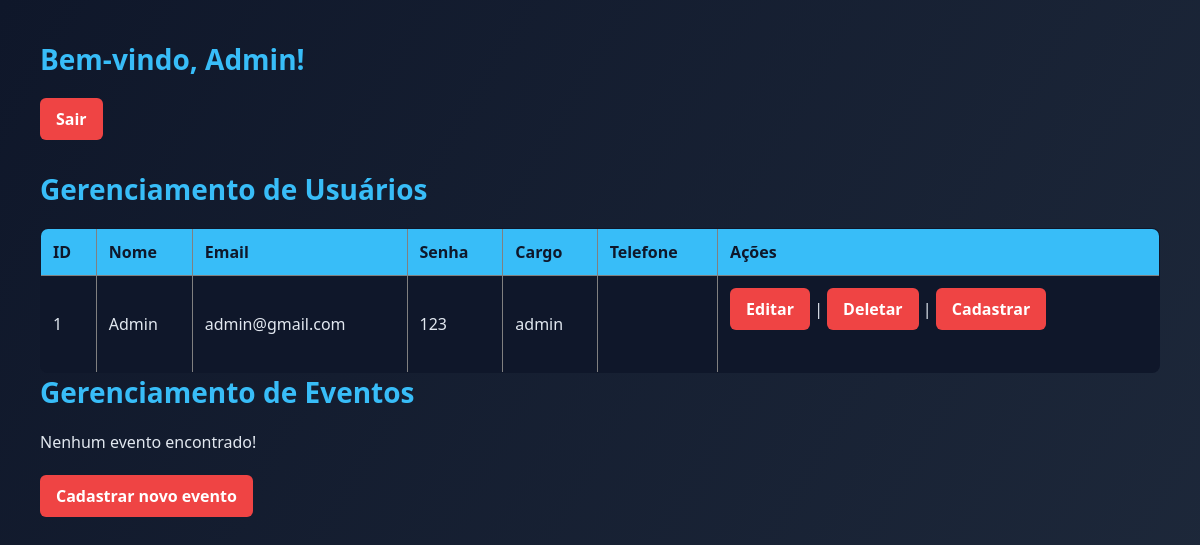
The app's page /view/admin.php (signed in), older data.
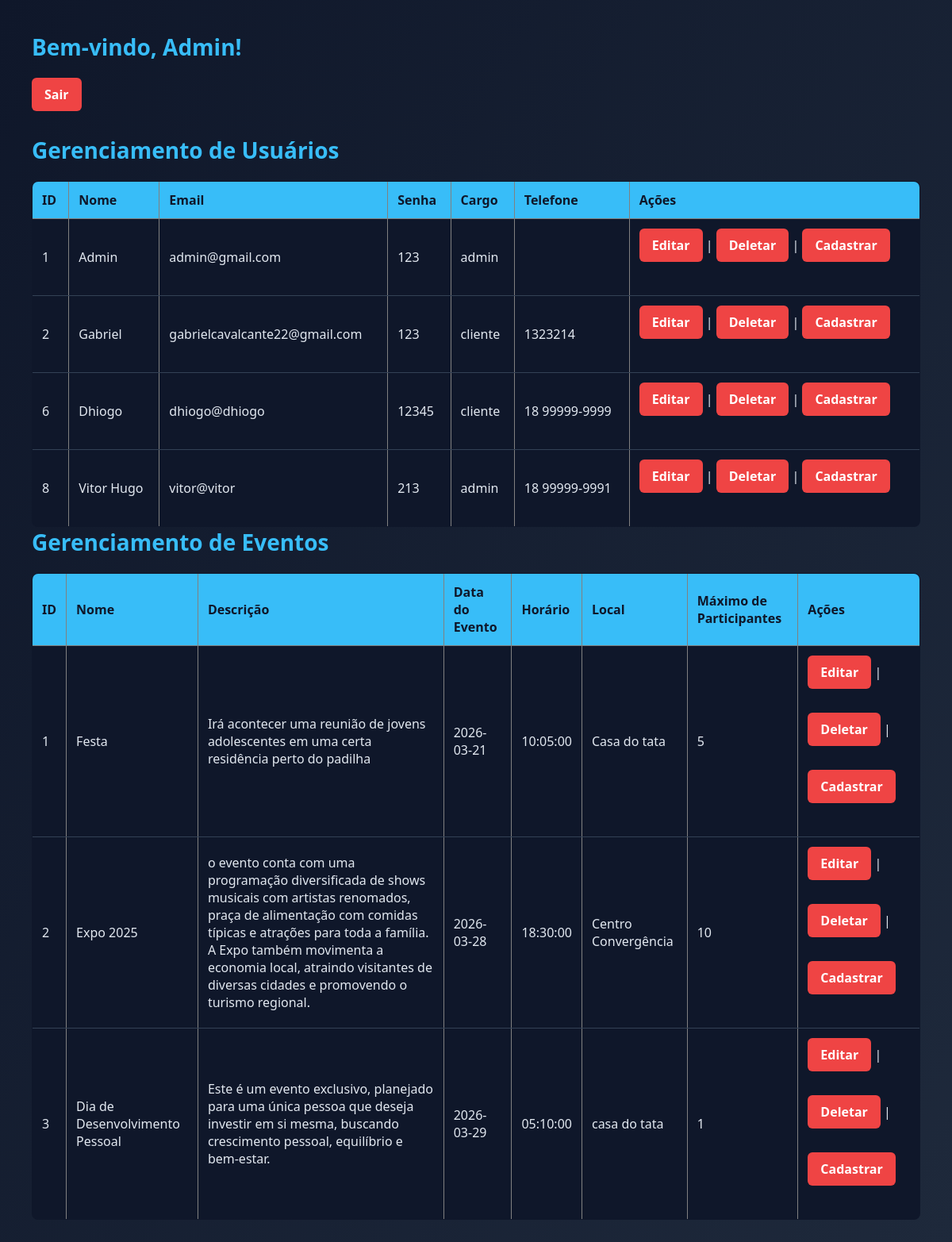
The same page, newer data.
### tables this page shows
CREATE TABLE `usuarios` (
  `id` int(11) NOT NULL,
  `nome` varchar(255) NOT NULL,
  `email` varchar(255) NOT NULL,
  `senha` varchar(255) NOT NULL,
  `cargo` varchar(255) NOT NULL,
  `telefone` varchar(255) NOT NULL
);

CREATE TABLE `eventos` (
  `id` int(11) NOT NULL,
  `nome` varchar(255) NOT NULL,
  `descricao` text NOT NULL,
  `data_evento` date NOT NULL,
  `horario` time NOT NULL,
  `local_evento` varchar(255) NOT NULL,
  `max_participantes` int(11) NOT NULL
);

### controller/usuariocontroller.php (called while the page is built, shortened)
<?php
require_once "../Model/UsuarioModel.php";
class UsuarioController
{
    private $usuarioModel;
    public function __construct($pdo)
    {
        $this->usuarioModel = new UsuarioModel($pdo);
    }
    public function listar()
    {
        $usuarios = $this->usuarioModel->buscarTodos();
        include_once "../listagem/listaruser.php";
        return $usuarios;
    }
}

### model/usuariomodel.php (called while the page is built, shortened)
<?php
class UsuarioModel
{
    private $pdo;
    public function __construct(PDO $pdo)
    {
        $this->pdo = $pdo;
    }
    public function buscarTodos(): array
    {
        $stmt = $this->pdo->query('SELECT * FROM usuarios');
        return $stmt->fetchAll(PDO::FETCH_ASSOC);
    }
}

### controller/eventoscontroller.php (called while the page is built, shortened)
<?php
require_once "../Model/EventosModel.php";
class EventosController
{
    private $EventosModel;
    public function __construct($pdo)
    {
    $this->EventosModel = new EventosModel($pdo);
    }
 public function listar()
    {
        $eventos = $this->EventosModel->buscarTodos();
        include_once "../listagem/listarevent.php";
        return $eventos;
    }
}

### model/eventosmodel.php (called while the page is built, shortened)
<?php
class EventosModel
{
    private $pdo;
    public function __construct(PDO $pdo)
    {
        $this->pdo = $pdo;
    }
    public function buscarTodos(): array
    {
        $stmt = $this->pdo->query('SELECT * FROM eventos');
        return $stmt->fetchAll(PDO::FETCH_ASSOC);
    }
    }

### listagem/listaruser.php (the view, shortened to what this page needs)
<?php
echo "<section id='usuarios'>";
echo "<h1>Gerenciamento de Usuários</h1>";
echo "<table border='1' cellpadding='5' cellspacing='0'>";
echo "<thead>
        <tr>
            <th>ID</th>
            <th>Nome</th>
            <th>Email</th>
            <th>Senha</th>
            <th>Cargo</th>
            <th>Telefone</th>
            <th>Ações</th>
        </tr>
      </thead>
      <tbody>";
foreach($usuarios as $usuario){
    $id = $usuario['id'];
    echo "<tr>";
    echo "<td>{$id}</td>";
    echo "<td>{$usuario['nome']}</td>";
    echo "<td>{$usuario['email']}</td>";
    echo "<td>{$usuario['senha']}</td>";
    echo "<td>{$usuario['cargo']}</td>";
    echo "<td>{$usuario['telefone']}</td>";
    echo "<td>
            <a href='../editar/editaruser.php?id={$id}' class='btn-editar'>Editar</a> |
            <a href='../delete/deletarusuario.php?id={$id}' class='btn-deletar'
               onclick=\"return confirm('Tem certeza que deseja excluir este usuário?')\">Deletar</a> |
            <a href='../cadastro/cadastrousuario.php' class='btn-cadastrar'>Cadastrar</a>
          </td>";
    echo "</tr>";
}
echo "</tbody></table>";
echo "</section>";
?>

### view/admin.php (shortened to what this page needs)
<?php
require_once "../controller/usuariocontroller.php";
?>
<!DOCTYPE html>
<html lang="en">
<head>
</head>
<body>
    <h1>Bem-vindo, <?php echo $_SESSION['usuario_nome']; ?>!</h1>
    <a href="logout.php">Sair</a>
</body>
</html>
<?php
require_once "../Controller/EventosController.php";
$EventosController = new EventosController($pdo);
$UsuarioController = new UsuarioController($pdo);
$usuarios = $UsuarioController->listar();
$eventos = $EventosController->listar();
?>

### listagem/listarevent.php
<?php
echo "<section id='eventos'>";
echo "<h1>Gerenciamento de Eventos</h1>";
if(empty($eventos)){
    echo "<div class='links'>";
    echo "<p>Nenhum evento encontrado!</p>";
    echo "<br>
<a href='../cadastro/cadastroevento.php' class='cadastro'>Cadastrar novo evento</a>";
echo "</div>";
    return;
}
echo "<table border='1' cellpadding='5' cellspacing='0'>";
echo "<thead>
        <tr>
            <th>ID</th>
            <th>Nome</th>
            <th>Descrição</th>
            <th>Data do Evento</th>
            <th>Horário</th>
            <th>Local</th>
            <th>Máximo de Participantes</th>
            <th>Ações</th>
        </tr>
      </thead>
      <tbody>";
foreach($eventos as $evento){
    $id = $evento['id'];
    echo "<tr>";
    echo "<td>{$id}</td>";
    echo "<td>{$evento['nome']}</td>";
    echo "<td>{$evento['descricao']}</td>";
    echo "<td>{$evento['data_evento']}</td>";
    echo "<td>{$evento['horario']}</td>";
    echo "<td>{$evento['local_evento']}</td>";
    echo "<td>{$evento['max_participantes']}</td>";
    echo "<td>
            <a href='../editar/editarevent.php?id={$id}' class='btn-editar'>Editar</a> |
            <a href='../delete/deletarevento.php?id={$id}' class='btn-deletar'
               onclick=\"return confirm('Tem certeza que deseja excluir este evento?')\">Deletar</a> |
            <a href='../cadastro/cadastroevento.php' class='btn-cadastrar'>Cadastrar</a>
          </td>";
    echo "</tr>";
}
echo "</tbody></table>";
echo "</section>";
?>

### view/admin.php (style rules this page uses)
* { margin: 0; padding: 0; box-sizing: border-box; font-family: "Segoe UI", Arial, sans-serif; }
body { background: #0f172a; color: #e2e8f0; min-height: 100vh; padding: 40px; }
body::before { content: ""; position: fixed; inset: 0; background: linear-gradient(120deg, #0f172a, #1e293b); z-index: -1; }
h1 { font-size: 28px; margin-bottom: 20px; color: #38bdf8; }
a { display: inline-block; margin-bottom: 30px; padding: 10px 16px; background: #ef4444; color: white; text-decoration: none; border-radius: 6px; font-weight: bold; transition: 0.3s; }
table { width: 100%; border-collapse: collapse; margin-top: 20px; background: #0f172a; border-radius: 8px; overflow: hidden; }
thead { background: #38bdf8; color: #0f172a; }
th, td { padding: 12px; text-align: left; }
tbody tr { border-bottom: 1px solid #334155; transition: 0.2s; }

Row changes from the older to the newer data that the page shows:
added usuarios: id "2", nome "Gabriel", email "gabrielcavalcante22@gmail.com", senha "123", cargo "cliente", telefone "1323214"
added usuarios: id "6", nome "Dhiogo", email "dhiogo@dhiogo", senha "12345", cargo "cliente", telefone "18 99999-9999"
added usuarios: id "8", nome "Vitor Hugo", email "vitor@vitor", senha "213", cargo "admin", telefone "18 99999-9991"
added eventos: id "1", nome "Festa", descricao "Irá acontecer uma reunião de jovens adolescentes em uma certa residência perto do padilha", data_evento "2026-03-21", horario "10:05:00", local_evento "Casa do tata", max_participantes "5"
added eventos: id "2", nome "Expo 2025", descricao "o evento conta com uma programação diversificada de shows musicais com artistas renomados, praça de alimentação com comidas típicas e atrações para toda a família. A Expo também movimenta a economia local, atraindo visitantes de diversas cidades e promovendo o turismo regional.", data_evento "2026-03-28", horario "18:30:00", local_evento "Centro Convergência", max_participantes "10"
added eventos: id "3", nome "Dia de Desenvolvimento Pessoal", descricao "Este é um evento exclusivo, planejado para uma única pessoa que deseja investir em si mesma, buscando crescimento pessoal, equilíbrio e bem-estar.", data_evento "2026-03-29", horario "05:10:00", local_evento "casa do tata", max_participantes "1"
Text that changed along with them:
text no longer shown: "Nenhum evento encontrado! Cadastrar novo evento"
text now shown: "ID Nome Descrição Data do Evento Horário Local Máximo de Participantes Ações"
